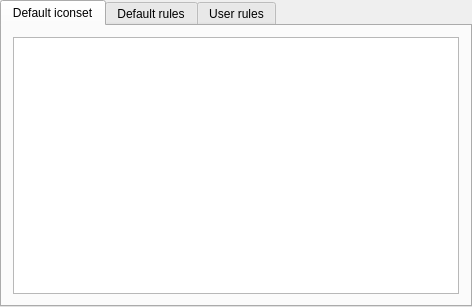
<ui version="4.0" >
 <class>IconsOptionsWidgetClass</class>
 <widget class="QWidget" name="IconsOptionsWidgetClass" >
  <property name="geometry" >
   <rect>
    <x>0</x>
    <y>0</y>
    <width>472</width>
    <height>307</height>
   </rect>
  </property>
  <property name="sizePolicy" >
   <sizepolicy vsizetype="Expanding" hsizetype="Expanding" >
    <horstretch>0</horstretch>
    <verstretch>0</verstretch>
   </sizepolicy>
  </property>
  <property name="windowTitle" >
   <string>IconsOptionsWidget</string>
  </property>
  <layout class="QVBoxLayout" >
   <property name="margin" >
    <number>0</number>
   </property>
   <item>
    <widget class="QTabWidget" name="tabWidget" >
     <property name="currentIndex" >
      <number>0</number>
     </property>
     <widget class="QWidget" name="tabDefault" >
      <property name="geometry" >
       <rect>
        <x>0</x>
        <y>0</y>
        <width>466</width>
        <height>280</height>
       </rect>
      </property>
      <attribute name="title" >
       <string>Default iconset</string>
      </attribute>
      <layout class="QVBoxLayout" >
       <item>
        <widget class="QListWidget" name="lwtDefaultIconset" >
         <property name="selectionMode" >
          <enum>QAbstractItemView::NoSelection</enum>
         </property>
         <property name="verticalScrollMode" >
          <enum>QAbstractItemView::ScrollPerPixel</enum>
         </property>
        </widget>
       </item>
      </layout>
     </widget>
     <widget class="QWidget" name="tabContact" >
      <property name="geometry" >
       <rect>
        <x>0</x>
        <y>0</y>
        <width>466</width>
        <height>280</height>
       </rect>
      </property>
      <attribute name="title" >
       <string>Default rules</string>
      </attribute>
      <layout class="QVBoxLayout" >
       <item>
        <widget class="QTableWidget" name="twtDefaultRules" >
         <property name="editTriggers" >
          <set>QAbstractItemView::NoEditTriggers</set>
         </property>
         <property name="selectionMode" >
          <enum>QAbstractItemView::NoSelection</enum>
         </property>
         <property name="columnCount" >
          <number>2</number>
         </property>
         <column>
          <property name="text" >
           <string>RegExp</string>
          </property>
         </column>
         <column>
          <property name="text" >
           <string>Iconset</string>
          </property>
         </column>
        </widget>
       </item>
      </layout>
     </widget>
     <widget class="QWidget" name="tabService" >
      <property name="geometry" >
       <rect>
        <x>0</x>
        <y>0</y>
        <width>466</width>
        <height>280</height>
       </rect>
      </property>
      <attribute name="title" >
       <string>User rules</string>
      </attribute>
      <layout class="QVBoxLayout" >
       <item>
        <widget class="QTableWidget" name="twtUserRules" >
         <property name="selectionMode" >
          <enum>QAbstractItemView::SingleSelection</enum>
         </property>
         <property name="selectionBehavior" >
          <enum>QAbstractItemView::SelectRows</enum>
         </property>
         <property name="columnCount" >
          <number>2</number>
         </property>
         <column>
          <property name="text" >
           <string>RegExp</string>
          </property>
         </column>
         <column>
          <property name="text" >
           <string>Iconset</string>
          </property>
         </column>
        </widget>
       </item>
       <item>
        <layout class="QHBoxLayout" >
         <item>
          <spacer>
           <property name="orientation" >
            <enum>Qt::Horizontal</enum>
           </property>
           <property name="sizeHint" stdset="0" >
            <size>
             <width>40</width>
             <height>20</height>
            </size>
           </property>
          </spacer>
         </item>
         <item>
          <widget class="QPushButton" name="pbtAddUserRule" >
           <property name="text" >
            <string>Add</string>
           </property>
          </widget>
         </item>
         <item>
          <widget class="QPushButton" name="pbtDeleteUserRule" >
           <property name="text" >
            <string>Delete</string>
           </property>
          </widget>
         </item>
        </layout>
       </item>
      </layout>
     </widget>
    </widget>
   </item>
  </layout>
 </widget>
 <layoutdefault spacing="6" margin="11" />
 <resources/>
 <connections/>
</ui>
